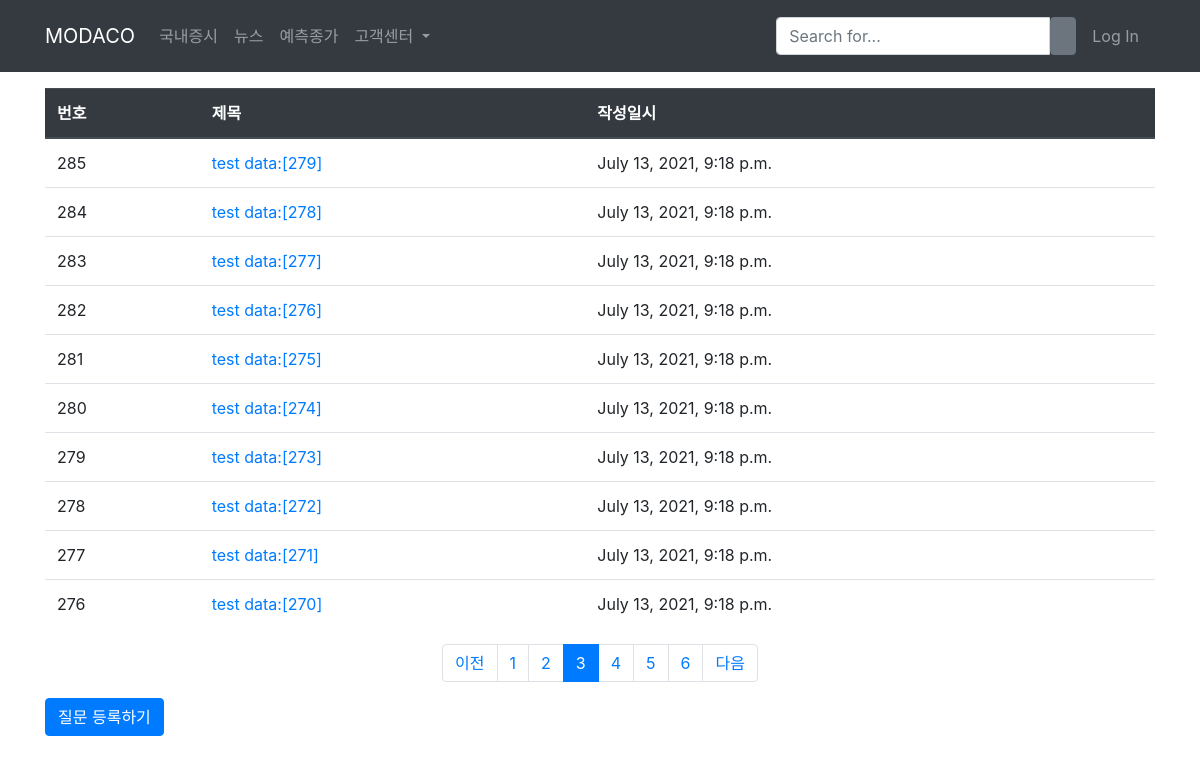
The page /board/?page=3 on the database its author committed.
### customer_board/models.py (models this page shows, shortened)
class Question(models.Model):
    subject = models.CharField(max_length=200)
    content = models.TextField()
    create_date = models.DateTimeField()

### customer_board/views.py (the view)
# urls.py: path('', views.board, name='board'),
def board(request):
    page = request.GET.get('page','1') #페이지
    question_list = Question.objects.order_by('-create_date')
    paginator = Paginator(question_list,10) #페이지당 10개 출력
    page_obj = paginator.get_page(page)
    context = {'question_list': page_obj}
    return render(request, 'customer_board/question_list.html', context)

### customer_board/templatetags/board_filter.py (called while the page is built)
@register.filter
def sub(value, arg):
    return value - arg

### templates/customer_board/question_list.html (shortened to what this page needs)
<!DOCTYPE html>
<html lang="en">
<head>
{% extends 'base_temp.html' %}
{% load board_filter %}
{% block content %}
</head>
<body>
<div class="container my-3">
    <table class="table">
        <thead>
        <tr class="thead-dark">
            <th>번호</th>
            <th>제목</th>
            <th>작성일시</th>
        </tr>
        </thead>
        <tbody>
        {% if question_list %}
        {% for question in question_list %}
        <tr>
            <td>{{ question_list.paginator.count|sub:question_list.start_index|sub:forloop.counter0|add:1 }}</td>
            <td>
                <a href="{% url 'customer_board:detail' question.id %}">{{ question.subject }}</a>
            </td>
            <td>{{ question.create_date }}</td>
        </tr>
        {% endfor %}
        {% else %}
        <tr>
            <td colspan="3">질문이 없습니다.</td>
        </tr>
        {% endif %}
        </tbody>
    </table>
    <ul class="pagination justify-content-center">
        {% if question_list.has_previous %}
        <li class="page-item">
            <a class="page-link" href="?page={{ question_list.previous_page_number }}">
                이전
            </a>
        </li>
        {% else %}
         <li class="page-item disabled">
            <a class="page-link" tabindex="-1" aria-disabled="true" href="#">이전</a>
         </li>
        {% endif %}
        {% for page_number in question_list.paginator.page_range %}
        {% if page_number >= question_list.number|add:-3 and page_number <= question_list.number|add:3 %}
            {% if page_number == question_list.number %}
            <li class="page-item active" aria-current="page">
                <a class="page-link" href="?page={{ page_number }}">{{ page_number }}</a>
            </li>
            {% else %}
            <li class="page-item">
                <a class="page-link" href="?page={{ page_number }}">{{ page_number }}</a>
            </li>
            {% endif %}
        {% endif %}
        {% endfor %}
        {% if question_list.has_next %}
        <li class="page-item">
            <a class="page-link" href="?page={{ question_list.next_page_number }}">다음</a>
        </li>
        {% else %}
        <li class="page-item disabled">
            <a class="page-link" tabindex="-1" aria-disabled="true" href="#">다음</a>
        </li>
        {% endif %}
    </ul>
    <a href="{% url 'customer_board:question_create' %}" class="btn btn-primary">질문 등록하기</a>
</div>
{% endblock %}

### rows shown on the page
Question: paginator.count|sub "285", subject "test data:[279]", create_date "July 13, 2021, 9:18 p.m."
Question: paginator.count|sub "284", subject "test data:[278]", create_date "July 13, 2021, 9:18 p.m."
Question: paginator.count|sub "283", subject "test data:[277]", create_date "July 13, 2021, 9:18 p.m."
Question: paginator.count|sub "282", subject "test data:[276]", create_date "July 13, 2021, 9:18 p.m."
Question: paginator.count|sub "281", subject "test data:[275]", create_date "July 13, 2021, 9:18 p.m."
Question: paginator.count|sub "280", subject "test data:[274]", create_date "July 13, 2021, 9:18 p.m."
Question: paginator.count|sub "279", subject "test data:[273]", create_date "July 13, 2021, 9:18 p.m."
Question: paginator.count|sub "278", subject "test data:[272]", create_date "July 13, 2021, 9:18 p.m."
Question: paginator.count|sub "277", subject "test data:[271]", create_date "July 13, 2021, 9:18 p.m."
Question: paginator.count|sub "276", subject "test data:[270]", create_date "July 13, 2021, 9:18 p.m."

### other values the page prints
{{ page_number }} "1" "2" "4" "5" "6"
{{ page_number }} "3"
